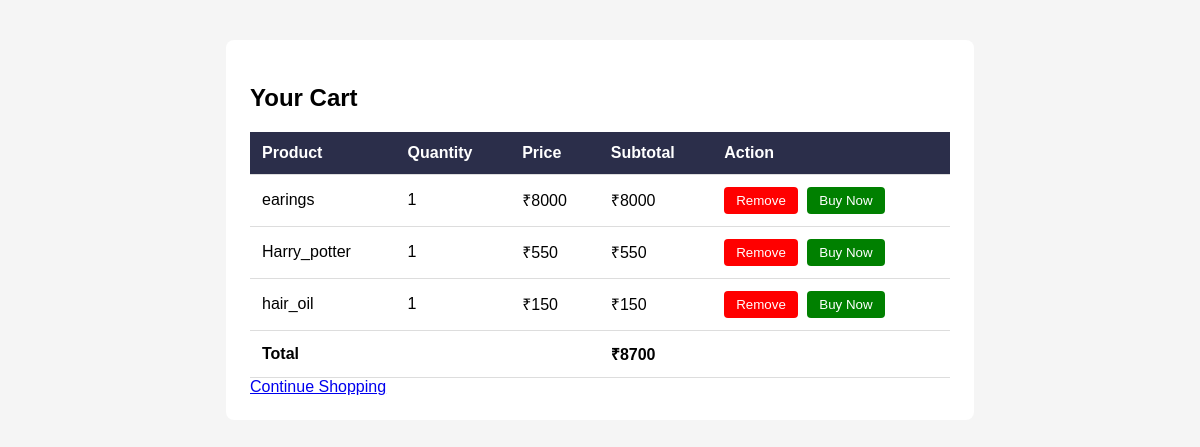
The page /cart/ (signed in) on the database its author committed.
### client_app/models.py (models this page shows, shortened)
class CartItem(models.Model):
    user = models.ForeignKey(User, on_delete=models.CASCADE)
    product = models.ForeignKey(Product, on_delete=models.CASCADE)
    quantity = models.PositiveIntegerField(default=1)
    @property
    def subtotal(self):
        return self.product.price * self.quantity

class Product(models.Model):
    name = models.CharField(max_length=100, null=True)
    price = models.IntegerField(null=True)
    stock = models.IntegerField(null=True)
    product_image = models.ImageField(upload_to='media/', null=True)
    categ = models.ForeignKey('Category', on_delete=models.CASCADE, null=True, related_name='products')
    description = models.TextField(null=True, blank=True)

### client_app/views.py (the view)
# urls.py: path('cart/', views.cart_view, name='cart'),
@login_required
def cart_view(request):
    cart_items = CartItem.objects.filter(user=request.user)
    total = sum(item.subtotal for item in cart_items)
    return render(request, 'cart.html', {
        'cart_items': cart_items,
        'total': total,
    })

### client_app/templates/cart.html (shortened to what this page needs)
{% load static %}
<!DOCTYPE html>
<html lang="en">
<head>
</head>
<body>
    <div class="cart-container">
        <h2>Your Cart</h2>
        {% if cart_items %}
        <table>
            <tr>
                <th>Product</th>
                <th>Quantity</th>
                <th>Price</th>
                <th>Subtotal</th>
                <th>Action</th>
            </tr>
            {% for item in cart_items %}
            <tr>
                <td>{{ item.product.name }}</td>
                <td>{{ item.quantity }}</td>
                <td>₹{{ item.product.price }}</td>
                <td>₹{{ item.subtotal }}</td>
                <td>
                    <form method="post" action="{% url 'remove_from_cart' item.product.id %}" style="display:inline;">
                        <button type="submit" class="remove-btn">Remove</button>
                    </form>
                    <form method="get" action="{% url 'order_page' item.product.id %}" style="display:inline;">
                        <button type="submit" class="buy-btn">Buy Now</button>
                    </form>
                </td>
            </tr>
            {% endfor %}
            <tr>
                <td colspan="3" class="total">Total</td>
                <td class="total">₹{{ total }}</td>
                <td></td>
            </tr>
        </table>
        {% else %}
            <p>Your cart is empty.</p>
        {% endif %}
        <a href="{% url 'home' %}">Continue Shopping</a>
    </div>
</body>
</html>

### client_app/templates/cart.html (style rules this page uses)
body { font-family: Arial, sans-serif; background: #f5f5f5; }
.cart-container { max-width: 700px; margin: 40px auto; background: #fff; padding: 24px; border-radius: 8px; }
table { width: 100%; border-collapse: collapse; }
th, td { padding: 12px; border-bottom: 1px solid #ddd; text-align: left; }
th { background: #2b2e4a; color: #fff; }
.total { font-weight: bold; }
.remove-btn { background-color: red; color: white; border: none; padding: 6px 12px; border-radius: 4px; cursor: pointer; }
.buy-btn { background-color: green; color: white; border: none; padding: 6px 12px; border-radius: 4px; cursor: pointer; margin-left: 5px; }

### rows shown on the page
CartItem: product.name "earings", quantity "1", product.price "8000", subtotal "8000"
CartItem: product.name "Harry_potter", quantity "1", product.price "550", subtotal "550"
CartItem: product.name "hair_oil", quantity "1", product.price "150", subtotal "150"

### other values the page prints
{{ total }} "8700"
